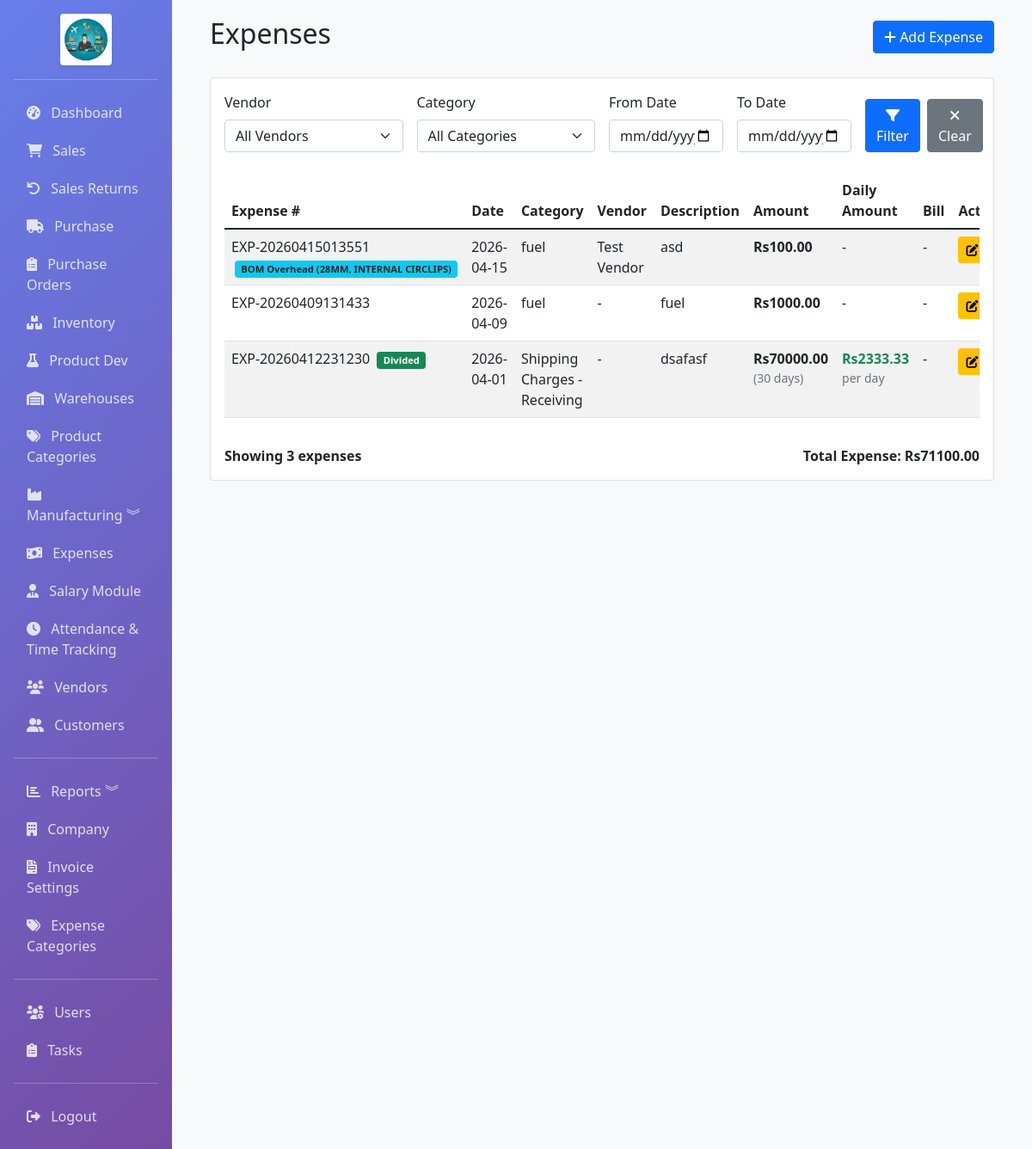
/accounting/expenses (signed in), run on the app's committed database.
### app/models.py (models this page shows, shortened)
class Expense(db.Model):
    __tablename__ = 'expenses'
    id = db.Column(db.Integer, primary_key=True)
    expense_number = db.Column(db.String(50), unique=True, index=True)
    date = db.Column(db.DateTime, default=datetime.utcnow, index=True)
    category_id = db.Column(db.Integer, db.ForeignKey('expense_categories.id'), index=True)
    vendor_id = db.Column(db.Integer, db.ForeignKey('vendors.id'), index=True, nullable=True)
    description = db.Column(db.Text)
    amount = db.Column(db.Float, nullable=False)
    payment_method = db.Column(db.String(50))
    reference = db.Column(db.String(100))
    bill_image_path = db.Column(db.String(255))  # Path to bill image
    notes = db.Column(db.Text)
    is_bom_overhead = db.Column(db.Boolean, default=False)
    product_id = db.Column(db.Integer, db.ForeignKey('products.id'), nullable=True)
    bom_id = db.Column(db.Integer, db.ForeignKey('boms.id'), nullable=True)
    created_by = db.Column(db.Integer, db.ForeignKey('users.id'))
    created_at = db.Column(db.DateTime, default=datetime.utcnow)
    is_monthly_divided = db.Column(db.Boolean, default=False)  # Whether expense is divided across month
    monthly_start_date = db.Column(db.Date)  # Start date for monthly distribution
    monthly_end_date = db.Column(db.Date)  # End date for monthly distribution
    daily_amount = db.Column(db.Float, default=0)  # Calculated daily amount
    vendor = db.relationship('Vendor', backref='expenses', lazy=True)
    product = db.relationship('Product', backref='overhead_expenses', lazy=True)
    bom = db.relationship('BOM', backref='overhead_expenses', lazy=True)
    @property
    def days_in_month(self):
        if self.is_monthly_divided and self.monthly_start_date and self.monthly_end_date:
            delta = self.monthly_end_date - self.monthly_start_date
            return delta.days + 1  # Include both start and end date
        return 0

class Product(db.Model):
    __tablename__ = 'products'
    id = db.Column(db.Integer, primary_key=True)
    name = db.Column(db.String(100), nullable=False, index=True)
    sku = db.Column(db.String(50), unique=True, nullable=False, index=True)
    barcode = db.Column(db.String(50), index=True)
    description = db.Column(db.Text)
    category_id = db.Column(db.Integer, db.ForeignKey('product_categories.id'), nullable=True, index=True)
    category = db.relationship('ProductCategory', backref='products', lazy=True)
    category_name = db.Column(db.String(50), index=True)
    brand = db.Column(db.String(50))
    unit = db.Column(db.String(20), default='pcs')  # pcs, kg, meter, etc.
    unit_price = db.Column(db.Float, nullable=False, default=0)
    cost_price = db.Column(db.Float, nullable=False, default=0)
    quantity = db.Column(db.Float, default=0)
    reorder_level = db.Column(db.Float, default=0)
    min_quantity = db.Column(db.Float, default=0)
    max_quantity = db.Column(db.Float, default=0)
    location = db.Column(db.String(100))
    weight = db.Column(db.Float, default=0)
    image_path = db.Column(db.String(255))  # Path to product image
    is_active = db.Column(db.Boolean, default=True)
    is_manufactured = db.Column(db.Boolean, default=False)
    finished_good_price = db.Column(db.Float, nullable=True)
    warehouse_id = db.Column(db.Integer, db.ForeignKey('warehouses.id'), nullable=True, index=True)
    created_at = db.Column(db.DateTime, default=datetime.utcnow)
    updated_at = db.Column(db.DateTime, default=datetime.utcnow, onupdate=datetime.utcnow)
    warehouse = db.relationship('Warehouse', backref='products', lazy=True)
    sale_items = db.relationship('SaleItem', backref='product', lazy=True)
    purchase_items = db.relationship('PurchaseItem', backref='product', lazy=True)

class ExpenseCategory(db.Model):
    __tablename__ = 'expense_categories'
    id = db.Column(db.Integer, primary_key=True)
    name = db.Column(db.String(100), nullable=False, unique=True, index=True)
    description = db.Column(db.Text)
    is_active = db.Column(db.Boolean, default=True)
    created_at = db.Column(db.DateTime, default=datetime.utcnow)
    expenses = db.relationship('Expense', backref='expense_category', lazy=True)

class Vendor(db.Model):
    __tablename__ = 'vendors'
    id = db.Column(db.Integer, primary_key=True)
    name = db.Column(db.String(100), nullable=False, index=True)
    email = db.Column(db.String(120), index=True)
    phone = db.Column(db.String(20))
    address = db.Column(db.Text)
    gst_number = db.Column(db.String(20), index=True)
    pan_number = db.Column(db.String(20))
    contact_person = db.Column(db.String(100))
    shipping_address = db.Column(db.Text)
    payment_terms = db.Column(db.Integer, default=30)  # Days
    credit_limit = db.Column(db.Float, default=0)
    is_active = db.Column(db.Boolean, default=True)
    created_at = db.Column(db.DateTime, default=datetime.utcnow)
    updated_at = db.Column(db.DateTime, default=datetime.utcnow, onupdate=datetime.utcnow)
    bills = db.relationship('PurchaseBill', backref='vendor', lazy=True, cascade='all, delete-orphan')
    advances = db.relationship('VendorAdvance', backref='vendor', lazy=True, cascade='all, delete-orphan')

### app/routes/accounting.py (the view)
@bp.route('/expenses')
@login_required
def expenses():
    vendor_id = request.args.get('vendor_id', type=int)
    category_id = request.args.get('category_id', type=int)
    start_date = request.args.get('start_date')
    end_date = request.args.get('end_date')
    query = Expense.query
    if vendor_id:
        query = query.filter(Expense.vendor_id == vendor_id)
    if category_id:
        query = query.filter(Expense.category_id == category_id)
    if start_date:
        start_datetime = datetime.strptime(start_date, '%Y-%m-%d')
        query = query.filter(Expense.date >= start_datetime)
    if end_date:
        end_datetime = datetime.strptime(end_date, '%Y-%m-%d')
        end_datetime = end_datetime + timedelta(days=1)
        query = query.filter(Expense.date < end_datetime)
    expenses = query.order_by(Expense.date.desc()).all()
    total_expense = sum(e.amount for e in expenses)
    categories = ExpenseCategory.query.filter_by(is_active=True).order_by(ExpenseCategory.name).all()
    vendors = Vendor.query.filter_by(is_active=True).order_by(Vendor.name).all()
    return render_template('accounting/expenses.html',
                         expenses=expenses,
                         total_expense=total_expense,
                         categories=categories,
                         vendors=vendors,
                         selected_vendor=vendor_id,
                         selected_category=category_id,
                         selected_start_date=start_date,
                         selected_end_date=end_date)

### app/models.py (called while the page is built)
    @property
    def is_admin(self):
        return self.role == 'admin'

### app/templates/accounting/expenses.html (shortened to what this page needs)
{% extends "base.html" %}
{% block content %}
<div class="container-fluid">
    <div class="d-flex justify-content-between align-items-center mb-4">
        <h2>Expenses</h2>
        <a href="{{ url_for('accounting.add_expense') }}" class="btn btn-primary"><i class="fas fa-plus"></i> Add Expense</a>
    </div>
    <div class="card">
        <div class="card-body">
            <form method="GET" class="row g-3 mb-4">
                <div class="col-md-3">
                    <label for="vendor_id" class="form-label">Vendor</label>
                    <select name="vendor_id" id="vendor_id" class="form-select">
                        <option value="">All Vendors</option>
                    </select>
                </div>
                <div class="col-md-3">
                    <label for="category_id" class="form-label">Category</label>
                    <select name="category_id" id="category_id" class="form-select">
                        <option value="">All Categories</option>
                    </select>
                </div>
                <div class="col-md-2">
                    <label for="start_date" class="form-label">From Date</label>
                    <input type="date" name="start_date" id="start_date" class="form-control" value="{{ selected_start_date or '' }}">
                </div>
                <div class="col-md-2">
                    <label for="end_date" class="form-label">To Date</label>
                    <input type="date" name="end_date" id="end_date" class="form-control" value="{{ selected_end_date or '' }}">
                </div>
                <div class="col-md-2 d-flex align-items-end">
                    <button type="submit" class="btn btn-primary me-2"><i class="fas fa-filter"></i> Filter</button>
                    <a href="{{ url_for('accounting.expenses') }}" class="btn btn-secondary"><i class="fas fa-times"></i> Clear</a>
                </div>
            </form>
            <div class="table-responsive">
                <table class="table table-striped">
                    <thead>
                        <tr>
                            <th>Expense #</th>
                            <th>Date</th>
                            <th>Category</th>
                            <th>Vendor</th>
                            <th>Description</th>
                            <th>Amount</th>
                            <th>Daily Amount</th>
                            <th>Bill</th>
                            <th>Actions</th>
                        </tr>
                    </thead>
                    <tbody>
                        {% for exp in expenses %}
                        <tr>
                            <td>
                                {{ exp.expense_number }}
                                {% if exp.is_bom_overhead %}
                                <span class="badge bg-info text-dark ms-1" style="font-size: 0.7rem;" title="Linked to: {{ exp.product.name if exp.product else 'None' }}">
                                    BOM Overhead {% if exp.product %}({{ exp.product.name }}){% endif %}
                                </span>
                                {% endif %}
                                {% if exp.is_monthly_divided %}
                                <span class="badge bg-success ms-1" style="font-size: 0.7rem;" title="Divided from {{ exp.monthly_start_date }} to {{ exp.monthly_end_date }}">
                                    Divided
                                </span>
                                {% endif %}
                            </td>
                            <td>{{ exp.date.strftime('%Y-%m-%d') }}</td>
                            <td>{{ exp.expense_category.name if exp.expense_category else 'N/A' }}</td>
                            <td>{{ exp.vendor.name if exp.vendor else '-' }}</td>
                            <td>{{ exp.description or '-' }}</td>
                            <td>
                                <strong>Rs{{ '%.2f'|format(exp.amount) }}</strong>
                                {% if exp.is_monthly_divided %}
                                <div class="small text-muted">({{ exp.days_in_month }} days)</div>
                                {% endif %}
                            </td>
                            <td>
                                {% if exp.is_monthly_divided %}
                                <strong class="text-success">Rs{{ '%.2f'|format(exp.daily_amount) }}</strong>
                                <div class="small text-muted">per day</div>
                                {% else %}
                                -
                                {% endif %}
                            </td>
                            <td>
                                {% if exp.bill_image_path %}
                                <div class="btn-group" role="group">
                                    <button type="button" class="btn btn-sm btn-info" data-bs-toggle="modal" data-bs-target="#billModal{{ exp.id }}" title="Preview Bill">
                                        <i class="fas fa-eye"></i>
                                    </button>
                                    <a href="{{ url_for('static', filename=exp.bill_image_path.replace('app/static/', '')) }}"
                                       target="_blank" class="btn btn-sm btn-secondary" title="View Full Bill">
                                        <i class="fas fa-external-link-alt"></i>
                                    </a>
                                </div>
                                {% else %}
                                -
                                {% endif %}
                            </td>
                            <td>
                                <div class="btn-group" role="group">
                                    <a href="{{ url_for('accounting.edit_expense', id=exp.id) }}" class="btn btn-sm btn-warning" title="Edit">
                                        <i class="fas fa-edit"></i>
                                    </a>
                                </div>
                            </td>
                        </tr>
                        {% endfor %}
                    </tbody>
                </table>
            </div>
            <div class="mt-3">
                <div class="row">
                    <div class="col-md-6">
                        <strong>Showing {{ expenses|length }} expense{{ 's' if expenses|length != 1 else '' }}</strong>
                    </div>
                    <div class="col-md-6 text-end">
                        <strong>Total Expense: Rs{{ '%.2f'|format(total_expense) }}</strong>
                    </div>
                </div>
            </div>
        </div>
    </div>
</div>
{% endblock %}

### data on the page
Expense: expense_number "EXP-20260415013551", product.name "28MM, INTERNAL CIRCLIPS", date "2026-04-15", expense_category "fuel", vendor "Test Vendor", description "asd", amount "100.00"
Expense: expense_number "EXP-20260409131433", date "2026-04-09", expense_category "fuel", vendor "-", description "fuel", amount "1000.00"
Expense: expense_number "EXP-20260412231230", date "2026-04-01", expense_category "Shipping Charges - Receiving", vendor "-", description "dsafasf", amount "70000.00", days_in_month "30", daily_amount "2333.33"

### other printed values
{{ expenses|length }} "3"
{{ 's' if expenses|length != 1 else '' }} "s"
{{ '%.2f'|format(total_expense) }} "71100.00"
